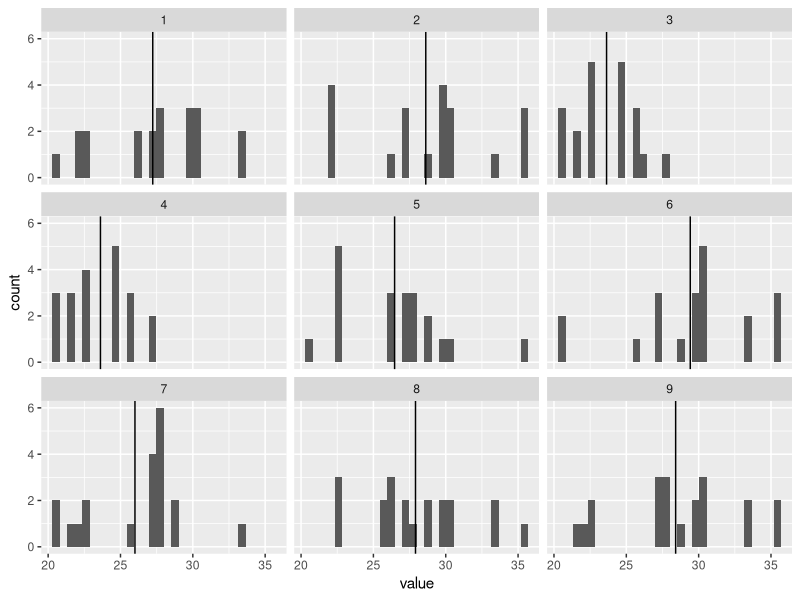

Recreate this plot in R.
## ---- chunk 1
# set-up environment
library(mice) # Data imputation
library(dplyr) # Data manipulation
# library(magrittr)
# library(broom)
library(ggplot2)
# library(purrr)
set.seed(123)
dat <- nhanes
mids <- list()

# impute missingness with one iteration
M <- 20
mids <- mice(dat, maxit = 1, m = M, print = FALSE)

####
# this should be repeated T times
####
# add an iteration
mids <- mice.mids(mids, maxit = 1, printFlag = FALSE)
# # traceplots
# plot(mids)

# plot density of imputed values
imputed_values <- mids[["imp"]]$bmi %>% mutate(case = row_number()) %>%  tidyr::gather("imp", "value", 1:M) %>% .[order(.$case, .$imp), ] #%>% group_by(case) %>% mutate(case_mean = mean(value)) %>% ungroup()
case_mean <- imputed_values %>% group_by(case) %>% summarise(mu = mean(value)) 
# # for one case
# imputed_values %>% filter(case==3) %>%  ggplot() +
#   geom_histogram(aes(x = value)) + 
#   geom_vline(xintercept = mean(imputed_values$value))

# # store names of cases
# missing_cases <- 1:max(imputed_values$case)#unique(imputed_values$case)
# # plot histograms
# missing_cases %>%
#   purrr::map(function(z) {imputed_values %>% filter(case==z) %>% ggplot() +
#   geom_histogram(aes(x = value)) 
#   })

# plot hist per case
imputed_values %>% ggplot(aes(x = value)) + 
  geom_histogram() +
  geom_vline(data = case_mean, mapping = aes(xintercept = mu)) +
  facet_wrap(~case)
